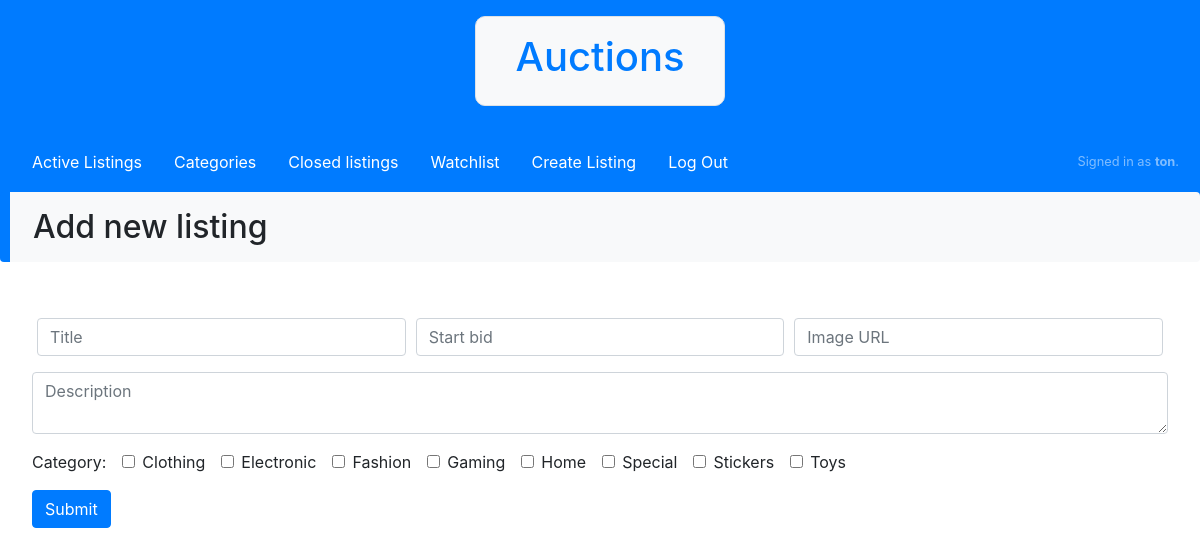
Screenshot of /create/ (signed in) with the database file from the repository.
### auctions/models.py (models this page shows)
class User(AbstractUser):
    watchlist = models.ManyToManyField('Listing', null=True, blank=True)

class Category(models.Model):
    title = models.CharField(max_length=200, help_text='Enter the title of the category')
    description = models.TextField(max_length=1000, help_text='Enter a brief description of the listing', null=True, blank=True)
    class Meta:
        ordering = ['title']
    def __str__(self):
        return f'{self.title}'

### auctions/views.py (the view)
# urls.py: path("create/", views.create, name="create"),
@login_required
def create(request):
    if request.method == 'POST':
        owner = request.user
        title = request.POST['title']
        description = request.POST["description"]
        start_bid = float(request.POST["start_bid"])
        image = request.POST["image"]
        l = Listing(
                title = title,
                description = description,
                start_bid = start_bid,
                image = image,
                owner = owner
            )
        try:
            l.save()
            if "category" in request.POST:
                category = Category.objects.filter(pk__in=request.POST.getlist("category"))
                l.category.set(category)
        except:
            return render(request, 'auctions/create.html', {
                'title': title,
                'description': description,
                'start_bid': start_bid,
                'image': image,
                'category': category,
                'message': "Can't save.",
            })
        else:
            return HttpResponseRedirect(reverse("index"))
    else:
        return render(request, 'auctions/create.html',{
            'category_list':Category.objects.all(),
        })

### auctions/templates/auctions/create.html (shortened to what this page needs)
{% extends "auctions/layout.html" %}
{% block body %}
    <div class="row m-0 mb-4 p-2 pt-3 border-left rounded border-primary bg-light">
        <h2 class="col"> Add new listing </h2>
    </div>
    <div class="form-div p-3">
        <form action="{% url 'create' %}" method="post">
            {% include "auctions/listing-form.html" %}
        </form>
    </div>
{% endblock %}

### auctions/templates/auctions/layout.html (shortened to what this page needs)
{% load static %}
<!DOCTYPE html>
<html lang="en">
    <head>
        <link rel="stylesheet" href="https://stackpath.bootstrapcdn.com/bootstrap/4.4.1/css/bootstrap.min.css">
        <link rel="stylesheet" href="{% static 'auctions/styles.css' %}">
    </head>
    <body>
        <div class="border-primary bg-primary">
            <div class="row m-0 no-wrap">
                <span class="col m-3"></span>
                <div class="m-3 pr-4 pl-4 border rounded bg-light">
                    <h1 class="text-primary text-center p-3">Auctions</h1>
                </div>
                <span class="col m-3"></span>
            </div>
            <nav class="navbar sticky-top navbar-dark bg-transparent">
                <ul class="navbar-nav">
                    <li class="nav-item">
                        <a class="nav-link" href="{% url 'index' %}">Active Listings</a>
                    </li>
                    <li class="nav-item">
                        <a class="nav-link" href="{% url 'categories' %}">Categories</a>
                    </li>
                    <li class="nav-item">
                        <a class="nav-link" href="{% url 'closed' %}">Closed listings</a>
                    </li>
                    {% if user.is_authenticated %}
                        <li class="nav-item">
                            <a class="nav-link" href="{% url 'watchlist' %}">Watchlist</a>
                        </li>
                        <li class="nav-item">
                            <a class="nav-link" href="{% url 'create' %}">Create Listing</a>
                        </li>
                        <li class="nav-item">
                            <a class="nav-link" href="{% url 'logout' %}">Log Out</a>
                        </li>
                    {% endif %}
                </ul>
                <span class="row navbar-text d-flex">
                    {% if user.is_authenticated %}
                        <p class="col nav-link text-center m-1 small"> Signed in as <strong>{{ user.username }}</strong>. </p>
                    {% else %}
                        Not signed in.
                    {% endif %}
                </span>
            </nav>
        </div>
        {% block body %}
        {% endblock %}
    </body>
</html>

### auctions/templates/auctions/listing-form.html (shortened to what this page needs)
<div class="form-row align-items-center">
    <div class="col-sm-4">
        <input class="form-control" type="text" name="title" value="{{ title }}" placeholder="Title">
    </div>
    <div class="col-sm-4">
        <input class="form-control" type="number" step='0.01' name="start_bid" value="{{ start_bid }}" placeholder="Start bid">
    </div>
    <div class="col-sm-4">
        <input class="form-control" type="url" name="image" value="{{ image }}" placeholder="Image URL">
    </div>
</div>
<div class="form-row align-items-center">
    <textarea class="form-control" name="description" placeholder="Description">{{ description }}</textarea>
</div>
<div class="form-row align-items-center">
    <label class="form-check-label" for="category">Category: </label>
    {% for item in category_list %}
    <div class="form-check">
        <input class="form-check-input" type="checkbox" name="category" value="{{ item.id }}"
        >
        <label class="form-check-label" for={{ item.id }}>{{ item }}</label>
    </div>
    {% endfor %}
</div>
<div class="form-row align-items-center">
    <input class="btn btn-primary" type="submit">
</div>

### auctions/static/auctions/styles.css (style rules this page uses)
html, body { font-family: Ubuntu, -apple-system, BlinkMacSystemFont, 'Segoe UI', Roboto, Oxygen, Cantarell, 'Open Sans', 'Helvetica Neue', sans-serif; }
.border { border-radius: 10px !important; }
.border-left { border-left-width: 10px !important; margin-top: -10px !important; z-index: -100 !important; }
a { height: 100%; width: 100%; }
.form-row { margin: 1rem; }
.form-check-label { margin-right: 1rem; }
nav { min-height: 5rem; }
.navbar-nav { flex-direction: row; flex-wrap: wrap; }
.nav-item { margin: 0 1rem; }
.navbar-dark .navbar-nav .nav-link { color: rgb(255, 255, 255); }

### rows the page displays
User: username "ton"
Category: title "Clothing"
Category: title "Electronic"
Category: title "Fashion"
Category: title "Gaming"
Category: title "Home"
Category: title "Special"
Category: title "Stickers"
Category: title "Toys"
